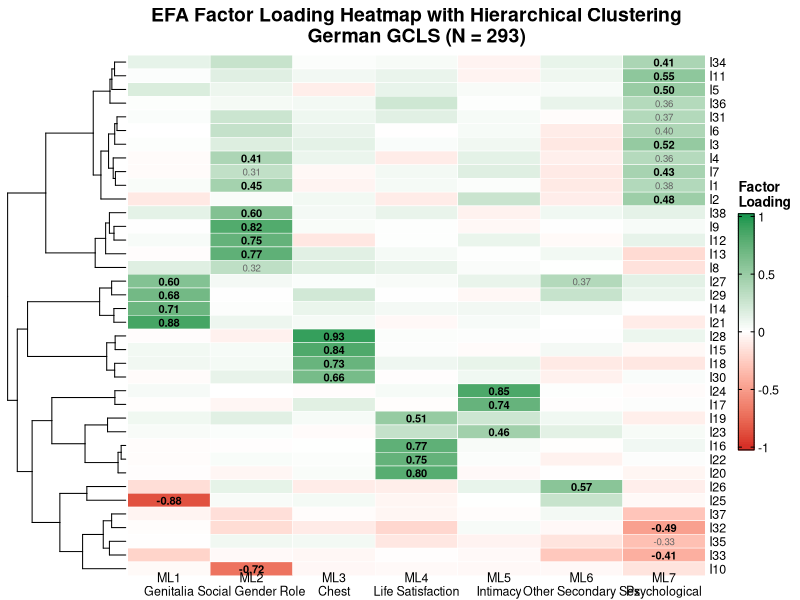
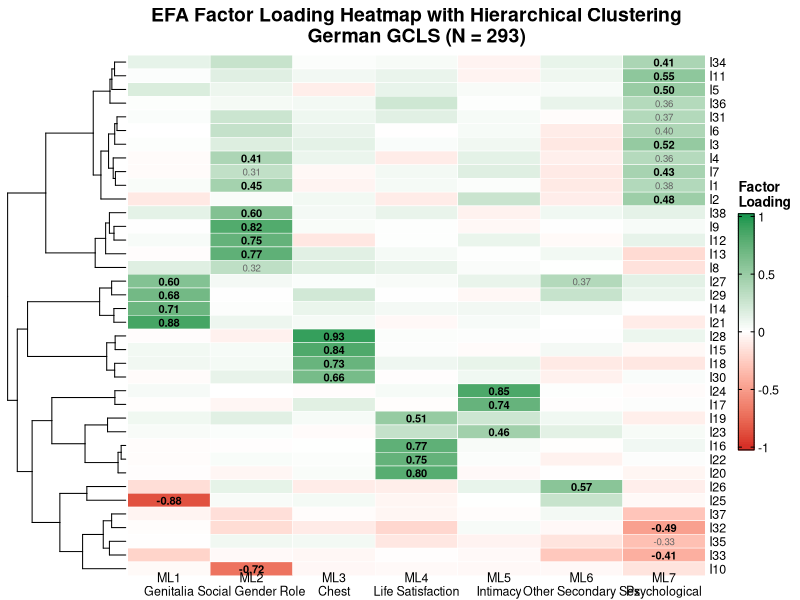

R code for these plots, in order:
# EFA Factor Loadings Heatmap with Dendrogram
# Create heatmap with hierarchical clustering dendrogram

# Load required libraries
library(ggplot2)
library(ggdendro)
library(reshape2)
library(dplyr)
library(grid)
library(gridExtra)
library(ComplexHeatmap)
library(circlize)
library(RColorBrewer)

# Read the factor loadings data
loadings_df <- read.csv("analysis/factor_analysis/factor_loadings_38items.csv", stringsAsFactors = FALSE)

# Clean up the data
items <- loadings_df$Item
loadings_matrix <- as.matrix(loadings_df[, -1])  # Remove first column (Item names)
rownames(loadings_matrix) <- items

# Create factor labels
factor_labels <- c(
  "ML1" = "Genitalia",
  "ML2" = "Social Gender Role",  
  "ML3" = "Chest", 
  "ML4" = "Life Satisfaction",
  "ML5" = "Intimacy",
  "ML6" = "Other Secondary Sex",
  "ML7" = "Psychological"
)

# Rename columns to include labels
colnames(loadings_matrix) <- paste0(colnames(loadings_matrix), "\n", factor_labels[colnames(loadings_matrix)])

# Create color function for heatmap
col_fun <- colorRamp2(c(-1, 0, 1), c("#d73027", "white", "#1a9850"))

# Create cell function to add text for significant loadings
cell_fun <- function(j, i, x, y, width, height, fill) {
  value <- loadings_matrix[i, j]
  if(abs(value) >= 0.40) {
    grid.text(sprintf("%.2f", value), x, y, gp = gpar(fontsize = 8, fontface = "bold"))
  } else if(abs(value) >= 0.30) {
    grid.text(sprintf("%.2f", value), x, y, gp = gpar(fontsize = 7, col = "gray40"))
  }
}

# Create the heatmap with dendrogram using ComplexHeatmap
ht <- Heatmap(
  loadings_matrix,
  name = "Factor\nLoading",
  col = col_fun,
  
  # Row clustering (items)
  cluster_rows = TRUE,
  clustering_distance_rows = "euclidean",
  clustering_method_rows = "ward.D2",
  row_dend_width = unit(3, "cm"),
  show_row_dend = TRUE,
  
  # Column settings (factors)
  cluster_columns = FALSE,  # Keep factor order as is
  
  # Cell annotations
  cell_fun = cell_fun,
  
  # Appearance
  row_names_gp = gpar(fontsize = 9),
  column_names_gp = gpar(fontsize = 9),
  column_names_rot = 0,
  column_names_centered = TRUE,
  
  # Title and legend
  column_title = "EFA Factor Loading Heatmap with Hierarchical Clustering\nGerman GCLS (N = 293)",
  column_title_gp = gpar(fontsize = 14, fontface = "bold"),
  
  # Heatmap body
  rect_gp = gpar(col = "white", lwd = 0.5),
  
  # Legend
  heatmap_legend_param = list(
    title_gp = gpar(fontsize = 10, fontface = "bold"),
    labels_gp = gpar(fontsize = 9),
    legend_height = unit(6, "cm"),
    border = "black"
  )
)

# Save as PDF
pdf("manuscript/figures/efa_heatmap_with_dendro.pdf", width = 14, height = 10)
draw(ht)
dev.off()

# Save as PNG for easier viewing
png("manuscript/figures/efa_heatmap_with_dendro.png", width = 14, height = 10, units = "in", res = 300)
draw(ht)
dev.off()

# Alternative version with ggplot2 and ggdendro (in case ComplexHeatmap doesn't work)
create_ggplot_version <- function() {
  # Perform hierarchical clustering
  item_dist <- dist(loadings_matrix, method = "euclidean")
  item_clust <- hclust(item_dist, method = "ward.D2")
  
  # Create dendrogram
  dendro_data <- dendro_data(item_clust, type = "rectangle")
  
  # Reorder matrix based on clustering
  item_order <- item_clust$order
  loadings_ordered <- loadings_matrix[item_order, ]
  
  # Convert to long format for ggplot
  loadings_long <- melt(loadings_ordered, varnames = c("Item", "Factor"), value.name = "Loading")
  loadings_long$Item <- factor(loadings_long$Item, levels = rownames(loadings_ordered))
  
  # Create dendrogram plot
  dendro_plot <- ggplot(segment(dendro_data)) +
    geom_segment(aes(x = x, y = y, xend = xend, yend = yend)) +
    theme_void() +
    theme(plot.margin = margin(5, 0, 5, 5))
  
  # Create heatmap
  heatmap_plot <- ggplot(loadings_long, aes(x = Factor, y = Item, fill = Loading)) +
    geom_tile(color = "white", size = 0.5) +
    scale_fill_gradient2(
      low = "#d73027", 
      mid = "white", 
      high = "#1a9850",
      midpoint = 0,
      limit = c(-1, 1),
      name = "Factor\nLoading"
    ) +
    # Add text for significant loadings
    geom_text(
      data = subset(loadings_long, abs(Loading) >= 0.40),
      aes(label = sprintf("%.2f", Loading)),
      color = "black",
      size = 2.5,
      fontface = "bold"
    ) +
    geom_text(
      data = subset(loadings_long, abs(Loading) >= 0.30 & abs(Loading) < 0.40),
      aes(label = sprintf("%.2f", Loading)),
      color = "gray40",
      size = 2
    ) +
    theme_minimal() +
    theme(
      axis.text.x = element_text(angle = 0, hjust = 0.5, size = 9),
      axis.text.y = element_text(size = 8),
      axis.title = element_text(size = 11),
      legend.title = element_text(size = 10),
      panel.grid = element_blank(),
      plot.title = element_text(size = 12, hjust = 0.5),
      axis.title.y = element_blank()
    ) +
    labs(
      title = "EFA Factor Loadings with Hierarchical Item Clustering",
      x = "Factors"
    ) +
    scale_y_discrete(position = "right")
  
  # Combine plots
  combined <- grid.arrange(
    dendro_plot, heatmap_plot,
    ncol = 2,
    widths = c(0.3, 0.7)
  )
  
  return(combined)
}

# Try ComplexHeatmap first, fall back to ggplot if needed
tryCatch({
  cat("Creating heatmap with ComplexHeatmap...\n")
  # The ComplexHeatmap version is already created above
  cat("ComplexHeatmap version created successfully!\n")
}, error = function(e) {
  cat("ComplexHeatmap failed, creating ggplot version...\n")
  
  # Save ggplot version
  combined_plot <- create_ggplot_version()
  ggsave("manuscript/figures/efa_heatmap_with_dendro_ggplot.pdf", combined_plot, 
         width = 14, height = 10, units = "in")
  ggsave("manuscript/figures/efa_heatmap_with_dendro_ggplot.png", combined_plot, 
         width = 14, height = 10, units = "in", dpi = 300)
  
  cat("ggplot version created successfully!\n")
})

# Print summary
cat("\nHeatmap with Dendrogram created!\n")
cat("Files saved:\n")
cat("- efa_heatmap_with_dendro.pdf/png (ComplexHeatmap version)\n")
cat("- efa_heatmap_with_dendro_ggplot.pdf/png (ggplot backup version)\n")
cat("\nFeatures:\n")
cat("- Left-side dendrogram showing item relationships\n")
cat("- Items ordered by hierarchical clustering (Ward's method)\n")
cat("- Bold text for loadings ≥ 0.40, gray for 0.30-0.39\n")
cat("- Color scale: red (negative) to green (positive)\n")

# Create a simple cluster analysis summary
item_dist <- dist(loadings_matrix, method = "euclidean")
item_clust <- hclust(item_dist, method = "ward.D2")

cat("\nHierarchical Clustering Summary:\n")
cat("Method: Ward's minimum variance\n")
cat("Distance: Euclidean\n")
cat("Items clustered by factor loading similarity\n") 
